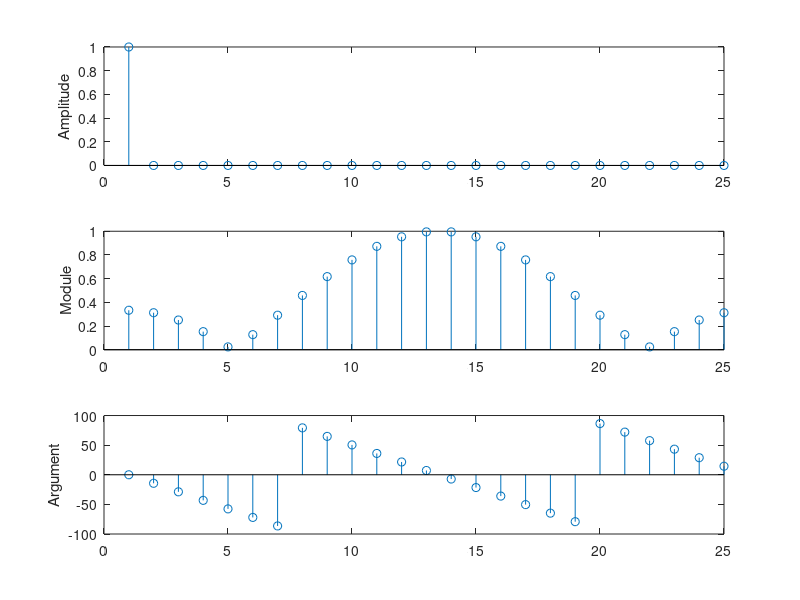

This figure's MATLAB source: (Note: this script raises an error after producing the figure.)
clear all

N=3;
fs=100;
o=ones(1,N);
B=1/N.*o;
for ii=1:N
    B(ii)=(-1).^(ii-1).*B(ii);
end

x = [1 0 0 0 0 0 0 0 0 0 0 0 0 0 0 0 0 0 0 0 0 0 0 0 0 ];
y=filter(B,1,x);

figure
subplot(3,1,1)
stem(x) %impulse 
ylabel('Amplitude')
k=fft(y);
subplot(3,1,2)
stem(abs(k))
ylabel('Module')
subplot(3,1,3)
arg=atan(imag(k)./real(k)).*(360/(2*pi));
stem(arg)
ylabel('Argument')

f=[20 30 40];
S=sinusoid(fs ,f(1) ,1 ,0 ,3 ,0);
for ii=2:length(f)
    S=S+sinusoid(fs ,f(ii) ,1 ,0 ,3 ,0);
end

filtered=filter(B,1,S);

figure
subplot(2,1,1)
plot(abs(fft(S)))
title('Signal Response')
ylabel('Magnitude')
xlabel('Frequency')

subplot(2,1,2)
plot(abs(fft(filtered)))
title('System Response')
ylabel('Magnitude')
xlabel('Frequency')
